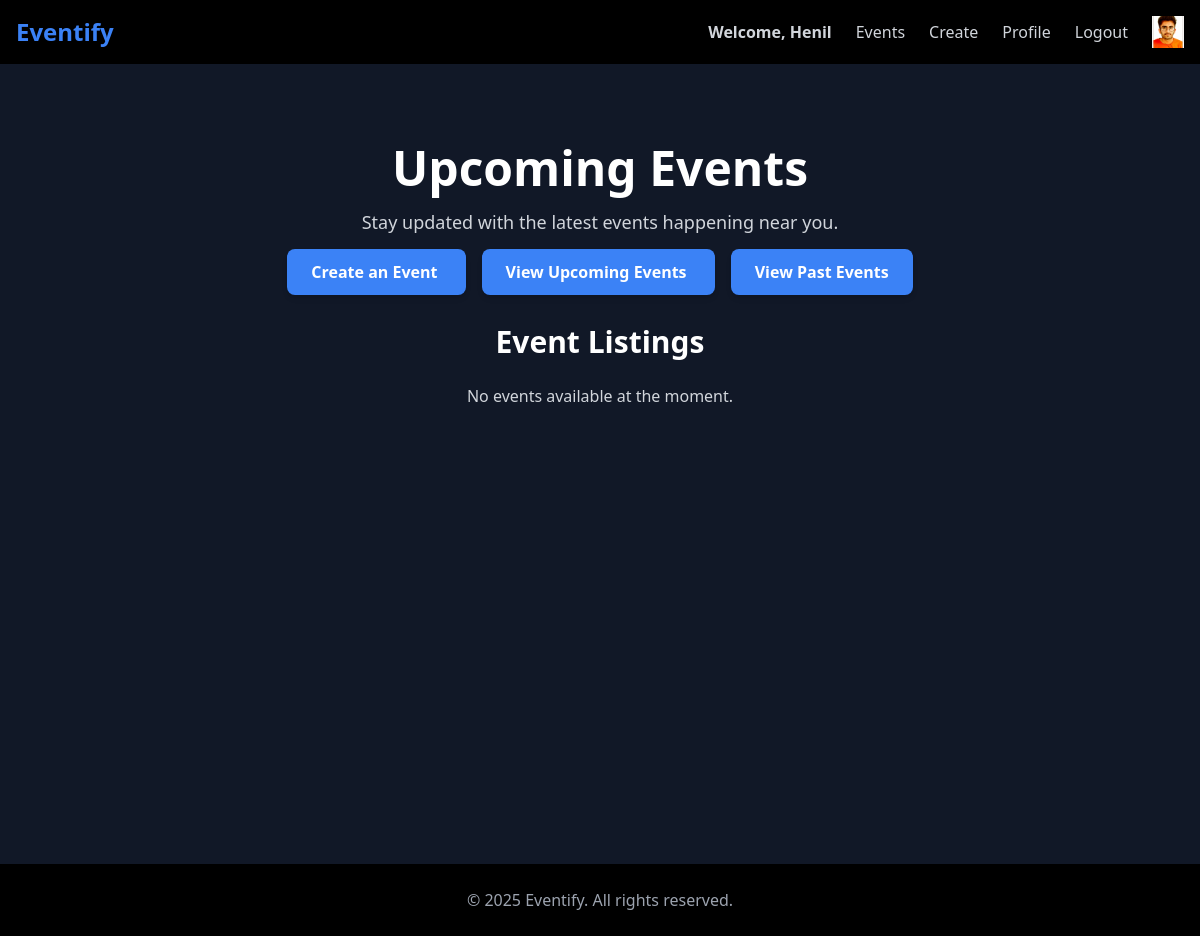
Before: /event/ (signed in) with the older database file.
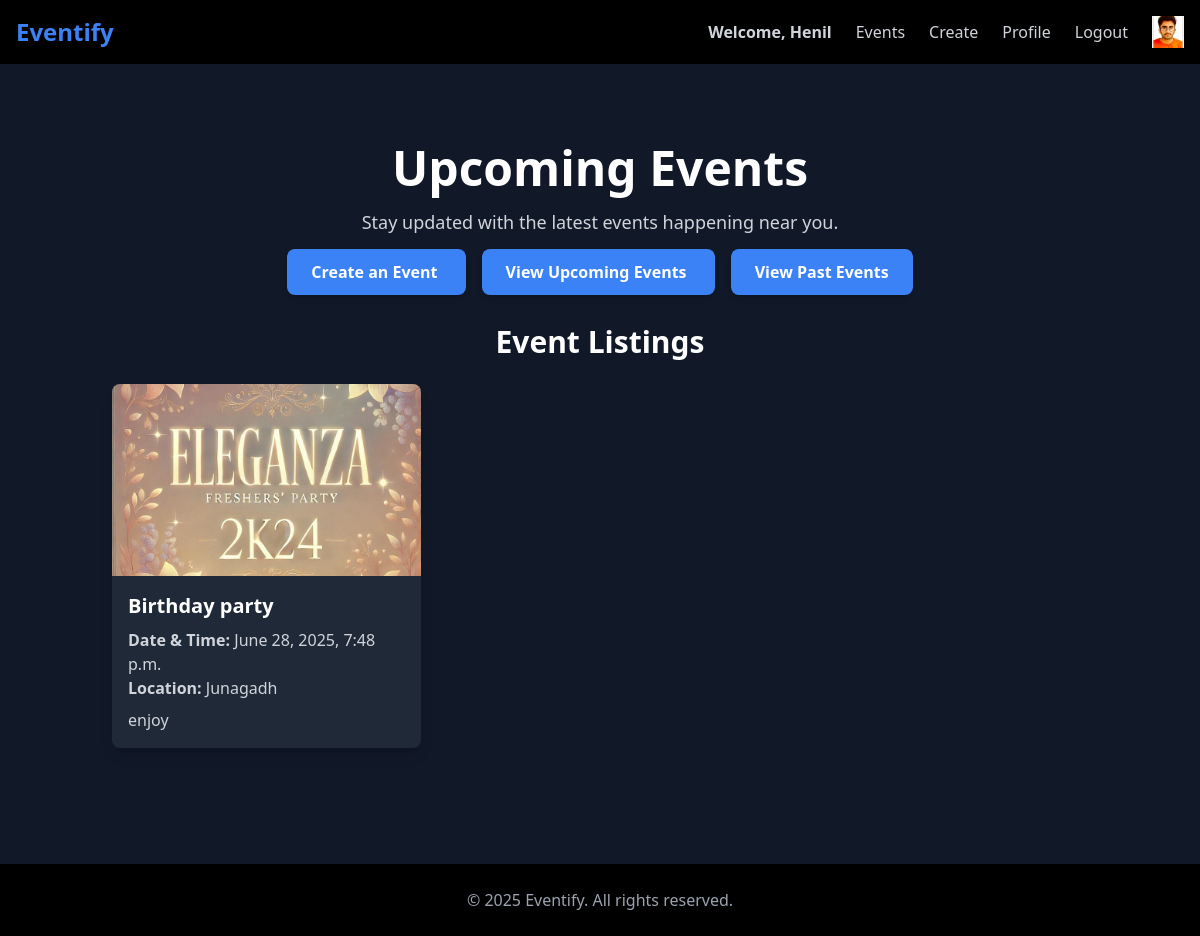
After: the same page with the newer database file.
### event/models.py (models this page shows, shortened)
class Event(models.Model):
    title = models.CharField(max_length=200)
    description = models.TextField()
    location = models.CharField(max_length=255)
    date_time = models.DateTimeField()
    attendees = models.ManyToManyField(Attendee, related_name='events', blank=True)
    image = models.ImageField(upload_to='event_images/', null=True, blank=True)
    max_attendees = models.PositiveIntegerField(default=100)
    organizer = models.ForeignKey(CustomUser, on_delete=models.CASCADE, related_name="organized_events", null=True, blank=True)

### event/views.py (the view)
# urls.py: path('', views.event_list, name='event_list'), #4 Upcoming events
@login_required
def event_list(request):
    current_time = timezone.now()
    upcoming_events = Event.objects.filter(date_time__gt=current_time).order_by('date_time')
    return render(request, 'event/event_list.html', {'events': upcoming_events, 'current_time': current_time})

### event/templates/event/event_list.html (shortened to what this page needs)
{% extends "layout.html" %}
{% block content %}
    <div class="min-h-screen bg-gray-900 text-white flex flex-col items-center">
        <div class="text-center mt-20">
            <h1 class="text-5xl font-extrabold text-blue-400"><a href="{% url 'event:event_list' %}">Upcoming Events</a></h1>
            <p class="mt-4 text-gray-300 text-lg max-w-lg mx-auto">
                Stay updated with the latest events happening near you.
            </p>
            <div class="mt-6 space-x-4">
                <a href="{% url 'event:create_event' %}" class="bg-blue-500 hover:bg-blue-600 text-white font-semibold px-6 py-3 rounded-lg shadow-md">
                    Create an Event
                </a>
                <a href="{% url 'event:event_list' %}" class="bg-blue-500 hover:bg-blue-600 text-white font-semibold px-6 py-3 rounded-lg shadow-md">
                    View Upcoming Events
                </a>
                <a href="{% url 'event:past_events' %}" class="bg-blue-500 hover:bg-blue-600 text-white font-semibold px-6 py-3 rounded-lg shadow-md">
                    View Past Events
                </a>
            </div>
        </div>
        <div class="container mx-auto mt-10 px-6">
            <h2 class="text-3xl font-bold text-gray-100 text-center mb-6">Event Listings</h2>
            <div class="grid grid-cols-1 sm:grid-cols-2 lg:grid-cols-3 gap-6">
                {% for event in events %}
                <a href="{% url 'event:event_details' event.id %}?next={{ request.path }}" class="block h-full">
                    <div class="bg-gray-800 rounded-lg shadow-lg overflow-hidden transform hover:scale-105 transition duration-300 flex flex-col h-full">
                        {% if event.image %}
                            <img src="{{ event.image.url }}" alt="{{ event.title }}" class="w-full h-48 object-cover">
                        {% else %}
                            <div class="w-full h-48 bg-gray-600 flex items-center justify-center text-gray-400">
                                No Image Available
                            </div>
                        {% endif %}
                        <div class="p-4 flex flex-col flex-grow">
                            <h3 class="text-xl font-semibold text-gray-100">{{ event.title }}</h3>
                            <p class="text-gray-300 mt-2"><strong>Date & Time:</strong> {{ event.date_time }}</p>
                            <p class="text-gray-300"><strong>Location:</strong> {{ event.location }}</p>
                            <p class="text-gray-300 mt-2 flex-grow">{{ event.description|truncatewords:20 }}</p>
                        </div>
                    </div>
                </a>
                {% empty %}
                <p class="text-gray-300 text-center col-span-3">No events available at the moment.</p>
                {% endfor %}
            </div>
        </div>
        <br>
    </div>
{% endblock %}

Changed rows visible on the page:
added Event: image (picture), title "Birthday party", date_time "June 28, 2025, 7:48 p.m.", location "Junagadh", description "enjoy"
Other visible differences:
text no longer shown: "No events available at the moment."
